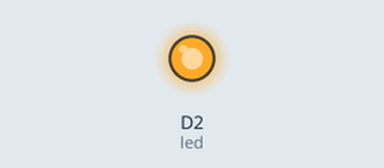
Simulated run of this sketch. Board: ESP8266 (NodeMCU). On the bench: output pins drawn as LEDs (lit = HIGH). WiFi joins after 1.5 s; servers stay silent unless stated; what the sketch prints to the serial monitor is not drawn.

Above: at 2.0 s.
At 3.2 s:
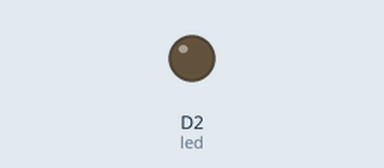
Timing chart, 0 to 7.2 s (numbered marks = the images above):
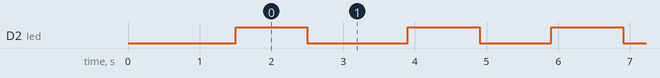

Measured:
- by itself, D2 (led): repeats every 4.4 s: LOW 1.4 s, HIGH 1.0 s, LOW 1.0 s, HIGH 1.0 s
- by itself, everything shown: repeats every 4.4 s, in 4 steps

The sketch:

FINAL.ino
```cpp
#include <ESP8266WiFi.h>
#include <ESP8266HTTPClient.h>
#include <ESP8266httpUpdate.h>

const String FirmwareVer={"1.9"};
#define URL_fw_Version "https://raw.githubusercontent.com/mayainvincible/OTA_Updates_HTTPS/master/version.txt"
#define URL_fw_Bin "https://raw.githubusercontent.com/mayainvincible/OTA_Updates_HTTPS/master/firmware.bin"

HTTPClient http;

const char* ssid = "*****";
const char* password = "*****";

int led = D2;

void FirmwareUpdate()
{
   http.begin(URL_fw_Version,"CC AA 48 48 66 46 0E 91 53 2C 9C 7C 23 2A B1 74 4D 29 9D 33");     // check version URL
  delay(100);
 int httpCode = http.GET();            // get data from version file
  delay(100);
  String payload;
  if (httpCode == HTTP_CODE_OK)         // if version received
  {
    payload = http.getString();  // save received version
    Serial.println(payload );
  }
  else
  {
    Serial.print("error in downloading version file:");
    Serial.println(httpCode);

  }

  http.end();
  if (httpCode == HTTP_CODE_OK)         // if version received
  {
  if(payload.equals(FirmwareVer) )
  {
     Serial.println("Device already on latest firmware version");
  }
  else
  {
     Serial.println("New firmware detected");
     WiFiClient client;

    // The line below is optional. It can be used to blink the LED on the board during flashing
    // The LED will be on during download of one buffer of data from the network. The LED will
    // be off during writing that buffer to flash
    // On a good connection the LED should flash regularly. On a bad connection the LED will be
    // on much longer than it will be off. Other pins than LED_BUILTIN may be used. The second
    // value is used to put the LED on. If the LED is on with HIGH, that value should be passed
    ESPhttpUpdate.setLedPin(LED_BUILTIN, LOW);


    t_httpUpdate_return ret = ESPhttpUpdate.update(URL_fw_Bin,"","CC AA 48 48 66 46 0E 91 53 2C 9C 7C 23 2A B1 74 4D 29 9D 33");

    switch (ret) {
      case HTTP_UPDATE_FAILED:
        Serial.printf("HTTP_UPDATE_FAILD Error (%d): %s\n", ESPhttpUpdate.getLastError(), ESPhttpUpdate.getLastErrorString().c_str());
        break;

      case HTTP_UPDATE_NO_UPDATES:
        Serial.println("HTTP_UPDATE_NO_UPDATES");
        break;

      case HTTP_UPDATE_OK:
        Serial.println("HTTP_UPDATE_OK");
        break;
    }
  }
 }
}

unsigned long previousMillis = 0;        // will store last time LED was updated
const long interval = 3000;

 void repeatedCall(){
    unsigned long currentMillis = millis();
    if ((currentMillis - previousMillis) >= interval)
    {
      // save the last time you blinked the LED
      previousMillis = currentMillis;
      FirmwareUpdate();
    }
 }

void setup()
{
  Serial.begin(115200);
  pinMode(led,OUTPUT);
  Serial.println("");
  Serial.println("Start");
  WiFi.mode(WIFI_STA);
  WiFi.begin(ssid, password);
  while (WiFi.status() != WL_CONNECTED)
  {
    delay(500);
    Serial.print("O");
  }
  Serial.println("Connected to WiFi");
}

void blink()
{
  digitalWrite(led,HIGH);
  Serial.println("LED ON");
  delay(1000);
  digitalWrite(led,LOW);
  Serial.println("LED OFF");
  delay(1000);
}

void loop()
{
     blink();
     repeatedCall();
}
```
